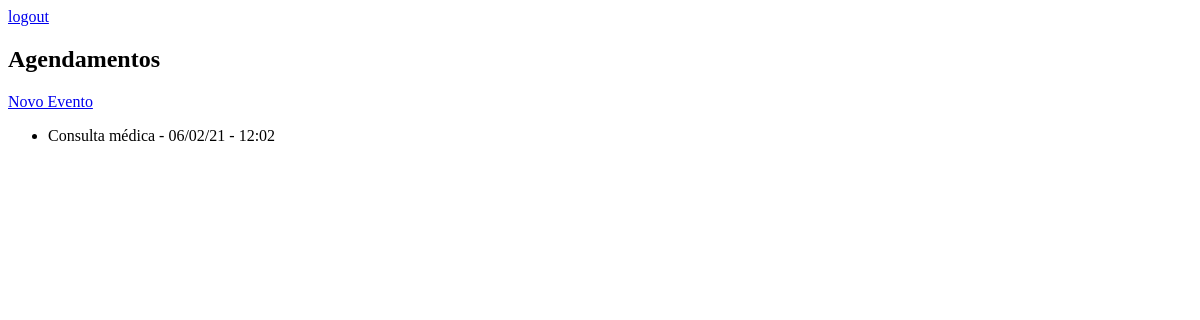
The page / (signed in) on the database as committed earlier.
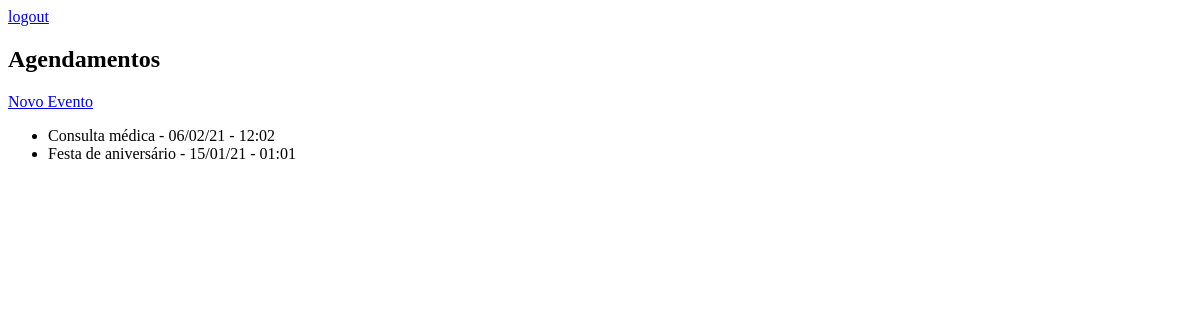
The same page on the database as committed later.
### core/models.py (models this page shows, shortened)
class Evento(models.Model):
    titulo = models.CharField(max_length=100, verbose_name='Título')
    descricao = models.TextField(blank=True, null=True, verbose_name='Descrição')
    data_evento = models.DateTimeField(verbose_name='Data do Evento')
    data_criacao = models.DateTimeField(auto_now=True, verbose_name='Data de Criação')
    usuario = models.ForeignKey(User, on_delete=models.CASCADE)
    class Meta:
        db_table = 'evento'
    def get_data_evento(self):
        return self.data_evento.strftime('%d/%m/%y - %H:%m')

### core/views.py (the view)
# urls.py: path('', views.lista_eventos),
@login_required(login_url='/login/')
def lista_eventos(request):
    usuario = request.user
    dados = {'evento':Evento.objects.filter(usuario=usuario)}
    return render(request, 'agenda.html', dados)

### templates/agenda.html (shortened to what this page needs)
<!DOCTYPE html>
<html lang="en">
<head>
</head>
    <a href="/logout">logout</a>
<body>
    <h2>Agendamentos</h2>
    <a href="{% url 'new_evento' %}">Novo Evento</a>
    <ul>
        {% for i in evento %}
            <li>{{ i.titulo }} - {{ i.get_data_evento }}</li>
        {% endfor %}
    </ul>
</body>
</html>

Rows that differ between the two databases and show on the page:
added Evento: titulo "Festa de aniversário", get_data_evento "15/01/21 - 01:01"
